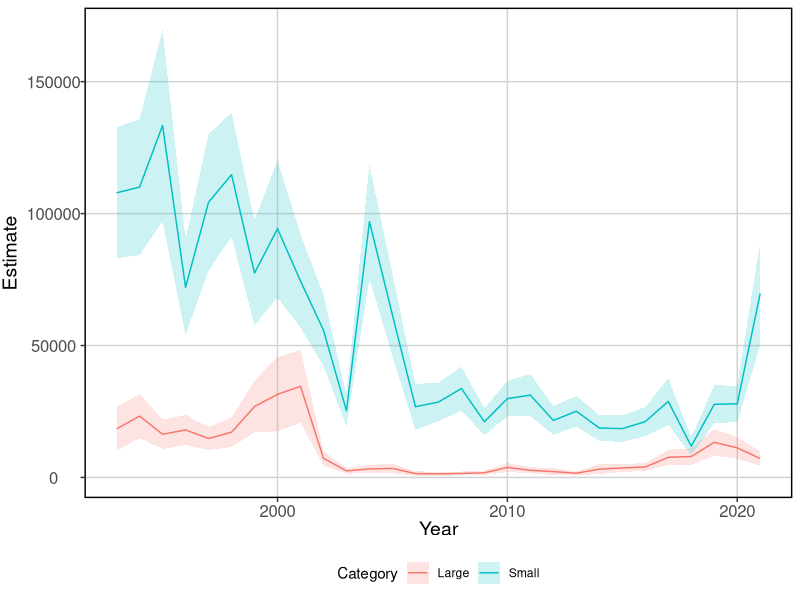

Write the R code that produced this figure. (Note: this script raises an error after producing the figure.)
rm(list=ls())
library(tidyverse)
library(here)
# Set GGplot auto theme
theme_set(theme(panel.grid.major = element_line(color='lightgray'),
                panel.grid.minor = element_blank(),
                panel.background = element_blank(),
                panel.border = element_rect(color='black', size=1, fill=NA),
                legend.position = "bottom",
                axis.text.x=element_text(size=12),
                axis.text.y=element_text(size=12),
                axis.title.x=element_text(size=14),
                axis.title.y=element_text(size=14, angle=90, vjust=2),
                plot.title=element_text(size=14, hjust = 0, vjust = 1.2),
                plot.caption=element_text(hjust=0, face='italic', size=12)))

ind <- read.csv(here('VAST_runs/tuna9/Index.csv'))

head(ind)

ind$upper <- ind$Estimate + ind$Std..Error.for.Estimate
ind$lower <- ind$Estimate - ind$Std..Error.for.Estimate

for(i in 1:nrow(ind)){
  if(ind$lower[i]< 0){
    ind$lower[i] <- 0
  }
}

#ind$Stratum[ind$Stratum == 'Stratum_1'] <- 'Canada'
#ind$Stratum[ind$Stratum == 'Stratum_2'] <- 'US'
#ind$Stratum[ind$Stratum == 'Stratum_3'] <- 'Both'

head(ind)

library(ggplot2)

ind.p <- ggplot() +
  geom_line(data=ind, 
            aes(x=Time, y=Estimate, col=Category)) +
  geom_ribbon(data=ind, alpha=0.2,
              aes(x=Time, ymin=lower, ymax=upper, fill=Category))+
  #facet_wrap(vars(Category),
  #           scales = "free_y") +
  labs(x='Year', 
       y='Estimate') +
  theme(strip.text.x = element_text(size=12))

ggsave(ind.p,
       filename=paste0(here(), "/Plot_Output/index_usonly.png"),
       width = 8, height = 4, units='in')
